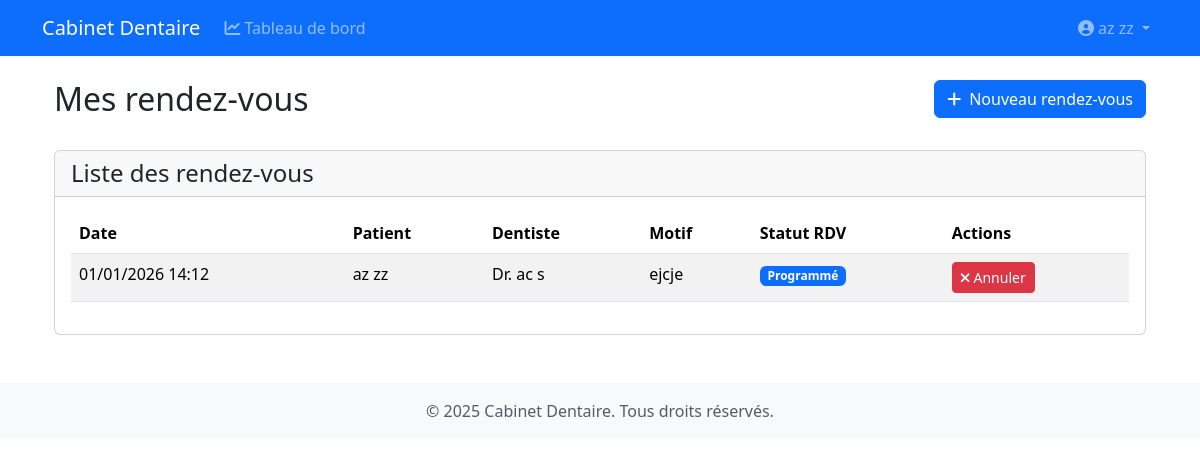
/rendez-vous/ (signed in), run on the app's committed database.
### gestion_cabinet/models.py (models this page shows, shortened)
class CustomUser(AbstractUser):
    ROLE_CHOICES = [
        ('PATIENT', 'Patient'),
        ('DENTISTE', 'Dentiste'),
        ('SECRETAIRE', 'Secrétaire'),
    ]
    role = models.CharField(max_length=20, choices=ROLE_CHOICES)
    date_naissance = models.DateField(null=True, blank=True)
    telephone = models.CharField(max_length=15, null=True, blank=True)
    adresse = models.TextField(null=True, blank=True)
    photo_profil = models.ImageField(upload_to='photos_profil/', null=True, blank=True)
    class Meta:
        db_table = 'auth_custom_user'
        verbose_name = 'Utilisateur'
        verbose_name_plural = 'Utilisateurs'

class RendezVous(models.Model):
    STATUT_CHOICES = [
        ('PROGRAMME', 'Programmé'),
        ('EN_COURS', 'En cours'),
        ('TERMINE', 'Terminé'),
        ('ANNULE', 'Annulé'),
    ]
    patient = models.ForeignKey(Patient, on_delete=models.CASCADE)
    dentiste = models.ForeignKey(Dentiste, on_delete=models.CASCADE)
    date_heure = models.DateTimeField()
    motif = models.CharField(max_length=200)
    statut = models.CharField(max_length=20, choices=STATUT_CHOICES, default='PROGRAMME')
    notes = models.TextField(blank=True)
    class Meta:
        db_table = 'cabinet_rendez_vous'
        verbose_name = "Rendez-vous"
        verbose_name_plural = "Rendez-vous"
        ordering = ['-date_heure']

class Patient(models.Model):
    user = models.OneToOneField('CustomUser', on_delete=models.CASCADE, related_name='patient_profile')
    date_naissance = models.DateField()
    telephone = models.CharField(max_length=15)
    adresse = models.TextField()
    date_inscription = models.DateTimeField(auto_now_add=True)
    class Meta:
        db_table = 'cabinet_patient'
    def __str__(self):
        return f"{self.user.first_name} {self.user.last_name}"

class Dentiste(models.Model):
    user = models.OneToOneField('CustomUser', on_delete=models.CASCADE, related_name='dentiste_profile')
    specialite = models.CharField(max_length=100)
    telephone = models.CharField(max_length=15)
    class Meta:
        db_table = 'cabinet_dentiste'
    def __str__(self):
        return f"Dr. {self.user.get_full_name()}"

### gestion_cabinet/views.py (the view)
# urls.py: path('rendez-vous/', views.rendez_vous_list, name='rendez_vous_list'),
@login_required
def rendez_vous_list(request):
    user = request.user
    if hasattr(user, 'patient_profile'):
        rendez_vous = RendezVous.objects.filter(patient=user.patient_profile)
    elif hasattr(user, 'dentiste_profile'):
        rendez_vous = RendezVous.objects.filter(dentiste=user.dentiste_profile)
    elif hasattr(user, 'secretaire_profile'):
        rendez_vous = RendezVous.objects.all()
    else:
        rendez_vous = RendezVous.objects.none()
    return render(request, 'gestion_cabinet/rendez_vous_list.html', {'rendez_vous': rendez_vous})

### templates/gestion_cabinet/rendez_vous_list.html (shortened to what this page needs)
{% extends 'gestion_cabinet/base.html' %}
{% block content %}
<div class="container mt-4">
    <div class="row mb-4">
        <div class="col">
            <h2>Mes rendez-vous</h2>
        </div>
        <div class="col-auto">
            <a href="{% url 'rendez_vous_create' %}" class="btn btn-primary">
                <i class="fas fa-plus me-2"></i>Nouveau rendez-vous
            </a>
        </div>
    </div>
    <div class="card">
        <div class="card-header">
            <h4 class="card-title mb-0">Liste des rendez-vous</h4>
        </div>
        <div class="card-body">
            <div class="table-responsive">
                <table class="table table-striped">
                    <thead>
                        <tr>
                            <th>Date</th>
                            {% if not user.patient %}
                                <th>Patient</th>
                            {% endif %}
                            <th>Dentiste</th>
                            <th>Motif</th>
                            <th>Statut RDV</th>
                            <th>Actions</th>
                        </tr>
                    </thead>
                    <tbody>
                        {% for rdv in rendez_vous %}
                        <tr>
                            <td>{{ rdv.date_heure|date:"d/m/Y H:i" }}</td>
                            {% if not user.patient %}
                                <td>{{ rdv.patient }}</td>
                            {% endif %}
                            <td>{{ rdv.dentiste }}</td>
                            <td>{{ rdv.motif }}</td>
                            <td>
                                <span class="badge {% if rdv.statut == 'TERMINE' %}bg-success{% elif rdv.statut == 'ANNULE' %}bg-danger{% else %}bg-primary{% endif %}">
                                    {{ rdv.get_statut_display }}
                                </span>
                            </td>
                            <td>
                                {% if user.patient %}
                                    {% if rdv.consultation and rdv.consultation.facture and rdv.consultation.facture.statut == 'EN_ATTENTE' %}
                                        <a href="{% url 'initier_paiement' rdv.consultation.facture.id %}" class="btn btn-success btn-sm">
                                            <i class="fas fa-money-bill me-1"></i>Payer
                                        </a>
                                    {% endif %}
                                    {% if rdv.consultation and rdv.consultation.facture %}
                                        <a href="{% url 'facture_detail' rdv.consultation.facture.id %}" class="btn btn-info btn-sm">
                                            <i class="fas fa-eye me-1"></i>Détails
                                        </a>
                                    {% endif %}
                                    {% if rdv.statut == 'PROGRAMME' %}
                                        <a href="{% url 'rendez_vous_annuler' rdv.id %}" class="btn btn-danger btn-sm" onclick="return confirm('Êtes-vous sûr de vouloir annuler ce rendez-vous ?')">
                                            <i class="fas fa-times me-1"></i>Annuler
                                        </a>
                                    {% endif %}
                                {% else %}
                                    {% if rdv.statut == 'PROGRAMME' %}
                                        <a href="{% url 'rendez_vous_annuler' rdv.id %}" class="btn btn-danger btn-sm" onclick="return confirm('Êtes-vous sûr de vouloir annuler ce rendez-vous ?')">
                                            <i class="fas fa-times me-1"></i>Annuler
                                        </a>
                                    {% endif %}
                                {% endif %}
                            </td>
                        </tr>
                        {% endfor %}
                    </tbody>
                </table>
            </div>
        </div>
    </div>
</div>
{% endblock %}

### templates/gestion_cabinet/base.html (shortened to what this page needs)
<!DOCTYPE html>
<html lang="fr">
<head>
    <link href="https://cdn.jsdelivr.net/npm/bootstrap@5.3.2/dist/css/bootstrap.min.css" rel="stylesheet">
    <link href="https://cdnjs.cloudflare.com/ajax/libs/font-awesome/6.0.0/css/all.min.css" rel="stylesheet">
</head>
<body>
    <nav class="navbar navbar-expand-lg navbar-dark bg-primary">
        <div class="container">
            <a class="navbar-brand" href="{% url 'home' %}">Cabinet Dentaire</a>
            <div class="collapse navbar-collapse" id="navbarNav">
                <ul class="navbar-nav me-auto">
                    {% if user.is_authenticated %}
                        <li class="nav-item">
                            <a class="nav-link" href="{% url 'dashboard' %}">
                                <i class="fas fa-chart-line me-1"></i>Tableau de bord
                            </a>
                        </li>
                    {% endif %}
                </ul>
                <ul class="navbar-nav">
                    {% if user.is_authenticated %}
                    <li class="nav-item dropdown">
                        <a class="nav-link dropdown-toggle" href="#" id="navbarDropdown" role="button" data-bs-toggle="dropdown" aria-expanded="false">
                            {% if user.photo_profil %}
                                <img src="{{ user.photo_profil.url }}" alt="Photo de profil" class="rounded-circle" style="width: 25px; height: 25px; object-fit: cover;">
                            {% else %}
                                <i class="fas fa-user-circle"></i>
                            {% endif %}
                            {{ user.get_full_name|default:user.username }}
                        </a>
                    </li>
                    {% endif %}
                </ul>
            </div>
        </div>
    </nav>
    <div class="container mt-4">
        {% block content %}{% endblock %}
    </div>
    <footer class="footer mt-5 py-3 bg-light">
        <div class="container text-center">
            <span class="text-muted">© {% now "Y" %} Cabinet Dentaire. Tous droits réservés.</span>
        </div>
    </footer>
</body>
</html>

### data on the page
RendezVous: date_heure "01/01/2026 14:12", patient "az zz", dentiste "Dr. ac s", motif "ejcje", statut "Programmé", shows "Annuler"

### other printed values
{{ user.get_full_name|default:user.username }} "az zz"
